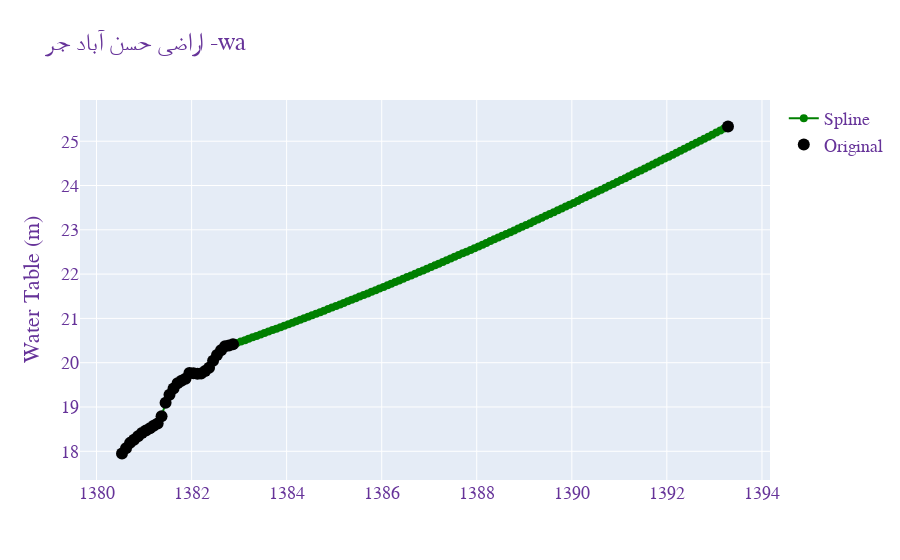
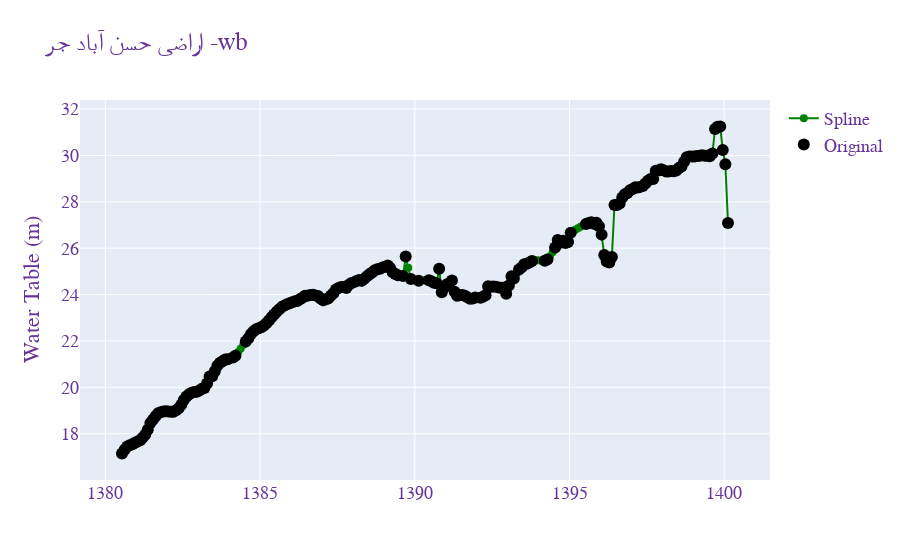
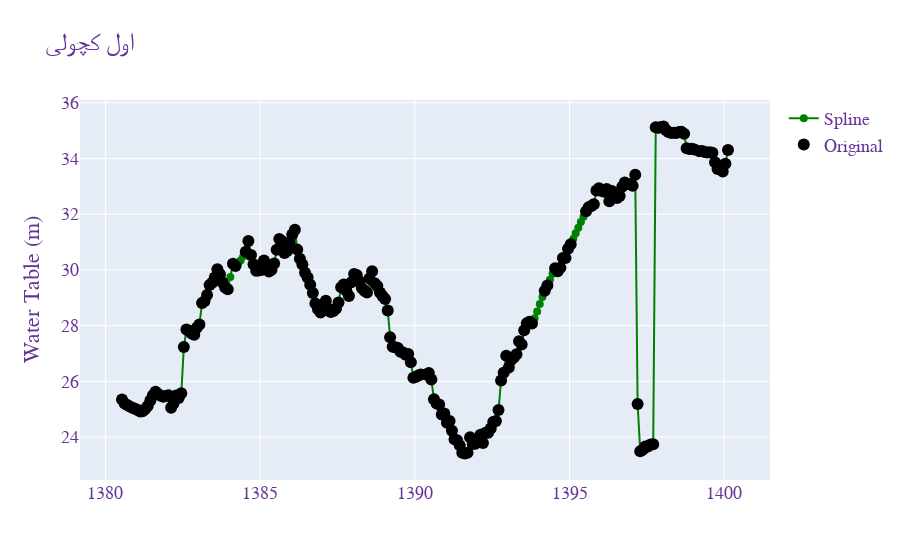
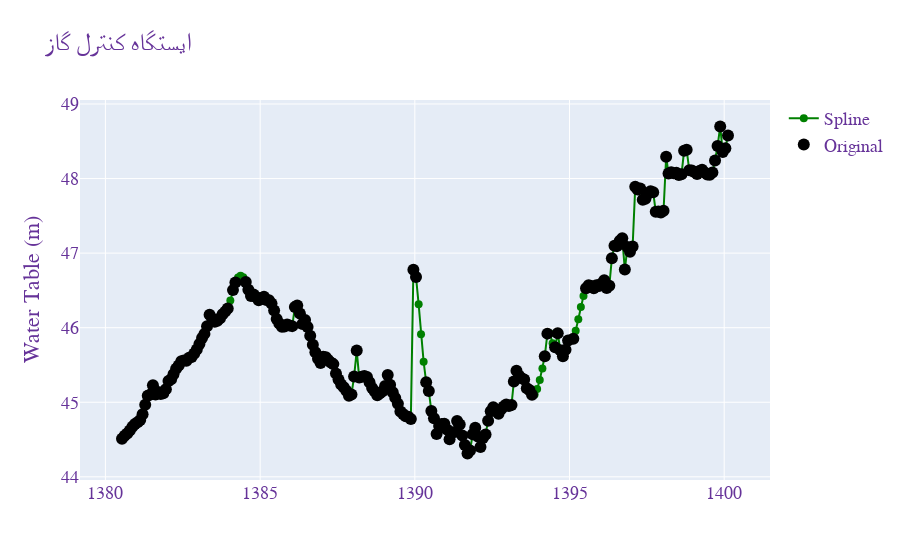

Notebook cell for these charts, in order:
### Code cell
for mn in list(Data_Original["MAHDOUDE_NAME"].unique()):
    for an in list(Data_Original["AQUIFER_NAME"].unique()):
        for ln in list(Data_Original["LOCATION_NAME"].unique()):

            df = Data_Original[(Data_Original["MAHDOUDE_NAME"] == mn) & (Data_Original["MAHDOUDE_NAME"] == an) & (Data_Original["LOCATION_NAME"] == ln)]

            # Create Traces
            fig = go.Figure()

            fig.add_trace(
                go.Scatter(
                    x=df["DATE_PERSIAN"],
                    y=df["WATER_TABLE_INTERPOLATE"],
                    mode='lines+markers',
                    name='Spline',
                    line=dict(
                        color='green',
                        width=2
                    ),
                    marker=dict(
                        color='green',
                        size=8,
                        opacity=1,
                    )
                ),
            )           

            fig.add_trace(
                go.Scatter(
                    x=df["DATE_PERSIAN"],
                    y=df["WATER_TABLE"],
                    mode='markers',
                    name='Original',
                    marker=dict(
                        color='black',
                        size=12,
                    )
                )
            )

            fig.update_layout(
                title=df["LOCATION_NAME"].unique()[0],
                yaxis_title="Water Table (m)",
                font=dict(
                    family="Courier New, monospace",
                    size=18,
                    color="RebeccaPurple"
                )
            )

            fig.show()

### Figure 1 — Plotly figure (JSON) as saved in the notebook; plotly's stock layout.template omitted (floating-point values rounded to 4 significant figures; data arrays with more than 128 entries replaced by an {"elided": "..."} marker saying what was removed)
{"data": [{"line": {"color": "green", "width": 2}, "marker": {"color": "green", "opacity": 1, "size": 8}, "mode": "lines+markers", "name": "Spline", "type": "scatter", "x": {"elided": "154 str values"}, "y": {"elided": "154 float values"}}, {"marker": {"color": "black", "size": 12}, "mode": "markers", "name": "Original", "type": "scatter", "x": {"elided": "154 str values"}, "y": {"elided": "154 float values"}}], "layout": {"font": {"color": "RebeccaPurple", "family": "Courier New, monospace", "size": 18}, "title": {"text": "اراضی حسن آباد جر -wa"}, "yaxis": {"title": {"text": "Water Table (m)"}}}}

### Figure 2 — Plotly figure (JSON) as saved in the notebook; plotly's stock layout.template omitted (floating-point values rounded to 4 significant figures; data arrays with more than 128 entries replaced by an {"elided": "..."} marker saying what was removed)
{"data": [{"line": {"color": "green", "width": 2}, "marker": {"color": "green", "opacity": 1, "size": 8}, "mode": "lines+markers", "name": "Spline", "type": "scatter", "x": {"elided": "236 str values"}, "y": {"elided": "236 float values"}}, {"marker": {"color": "black", "size": 12}, "mode": "markers", "name": "Original", "type": "scatter", "x": {"elided": "236 str values"}, "y": {"elided": "236 float values"}}], "layout": {"font": {"color": "RebeccaPurple", "family": "Courier New, monospace", "size": 18}, "title": {"text": "اراضی حسن آباد جر -wb"}, "yaxis": {"title": {"text": "Water Table (m)"}}}}

### Figure 3 — Plotly figure (JSON) as saved in the notebook; plotly's stock layout.template omitted (floating-point values rounded to 4 significant figures; data arrays with more than 128 entries replaced by an {"elided": "..."} marker saying what was removed)
{"data": [{"line": {"color": "green", "width": 2}, "marker": {"color": "green", "opacity": 1, "size": 8}, "mode": "lines+markers", "name": "Spline", "type": "scatter", "x": {"elided": "236 str values"}, "y": {"elided": "236 float values"}}, {"marker": {"color": "black", "size": 12}, "mode": "markers", "name": "Original", "type": "scatter", "x": {"elided": "236 str values"}, "y": {"elided": "236 float values"}}], "layout": {"font": {"color": "RebeccaPurple", "family": "Courier New, monospace", "size": 18}, "title": {"text": "اول کچولی"}, "yaxis": {"title": {"text": "Water Table (m)"}}}}

### Figure 4 — Plotly figure (JSON) as saved in the notebook; plotly's stock layout.template omitted (floating-point values rounded to 4 significant figures; data arrays with more than 128 entries replaced by an {"elided": "..."} marker saying what was removed)
{"data": [{"line": {"color": "green", "width": 2}, "marker": {"color": "green", "opacity": 1, "size": 8}, "mode": "lines+markers", "name": "Spline", "type": "scatter", "x": {"elided": "236 str values"}, "y": {"elided": "236 float values"}}, {"marker": {"color": "black", "size": 12}, "mode": "markers", "name": "Original", "type": "scatter", "x": {"elided": "236 str values"}, "y": {"elided": "236 float values"}}], "layout": {"font": {"color": "RebeccaPurple", "family": "Courier New, monospace", "size": 18}, "title": {"text": "ایستگاه کنترل گاز"}, "yaxis": {"title": {"text": "Water Table (m)"}}}}
